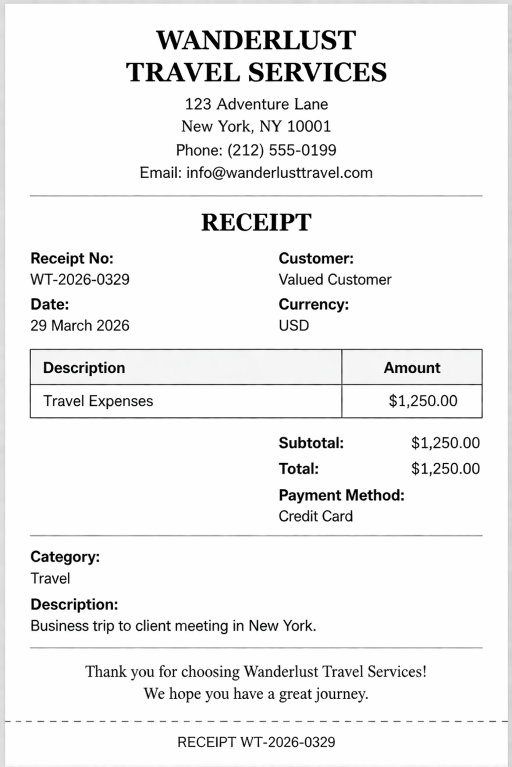
#> input picture backend/uploads/receipts/08ee927f63834bce983037bd9677fe03.png, 1024 x 1533 px (shown at 1/2 size)
$ python -i ocr_service.py   (imports and definitions only)
#> lines starting #> are read from the running program, lines starting #| are printed output that depends on the picture; after the words box and inside, x2 and y2 are one past the last pixel; in counts of white or black regions, pixels touching at a corner belong together
#> further down, picture is the input picture: PIL image 1024x1533 RGB; mean R, G, B 241.2, 241.2, 241.2
"""
OCR Service — extracts structured expense data from receipt images.
Uses pytesseract + Pillow with preprocessing for better accuracy.
"""

import re
import io
import os
import shutil
from datetime import datetime
from typing import Optional

import pytesseract
from PIL import Image, ImageFilter, ImageEnhance

# ─── Category keyword map ─────────────────────────────────────────────────────
CATEGORY_KEYWORDS = {
    "Travel":        ["uber", "lyft", "taxi", "flight", "airline", "hotel", "airbnb", "train", "bus", "metro", "parking", "toll", "fuel", "petrol", "gas station"],
    "Meals":         ["restaurant", "cafe", "coffee", "pizza", "burger", "food", "dining", "bistro", "bakery", "sushi", "dominos", "mcdonalds", "kfc", "subway", "starbucks", "swiggy", "zomato"],
    "Accommodation": ["hotel", "inn", "resort", "lodge", "airbnb", "hostel", "motel"],
    "Equipment":     ["hardware", "laptop", "monitor", "keyboard", "mouse", "printer", "scanner", "cable", "charger", "electronics"],
    "Software":      ["software", "subscription", "license", "saas", "cloud", "aws", "azure", "google cloud", "github", "jira", "slack", "zoom"],
    "Training":      ["course", "training", "workshop", "seminar", "conference", "udemy", "coursera", "certification"],
    "Medical":       ["pharmacy", "hospital", "clinic", "doctor", "medicine", "medical", "health", "dental"],
}

# ─── Image preprocessing ──────────────────────────────────────────────────────

def _preprocess_image(image: Image.Image) -> Image.Image:
    """Convert to grayscale, enhance contrast, and apply threshold for better OCR."""
    # Convert to grayscale
    img = image.convert("L")
    # Upscale small images for better OCR
    w, h = img.size
#> w = 1024; h = 1533
    if w < 1000:
        scale = 1000 / w
        img = img.resize((int(w * scale), int(h * scale)), Image.LANCZOS)
    # Enhance contrast
    img = ImageEnhance.Contrast(img).enhance(2.0)
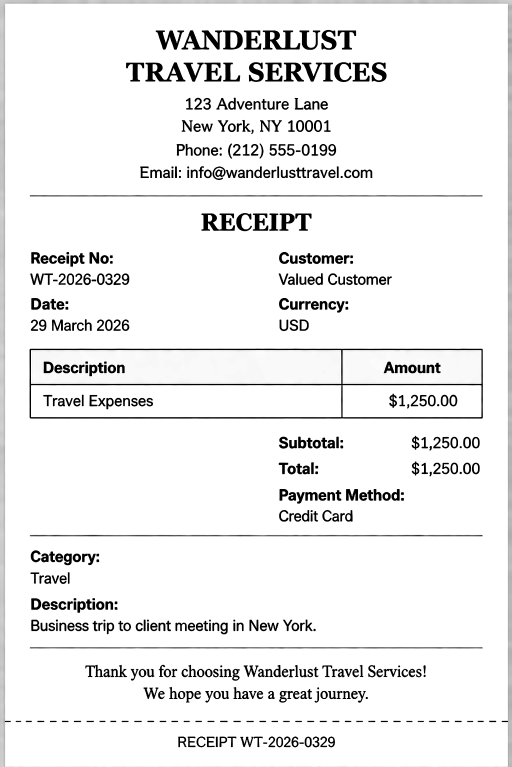
#> img: PIL image 1024x1533 L (shown at 1/2 size); min 0, max 255, mean 238.4
    # Sharpen
    img = img.filter(ImageFilter.SHARPEN)
    # Binarize (threshold)
    img = img.point(lambda p: 255 if p > 140 else 0)
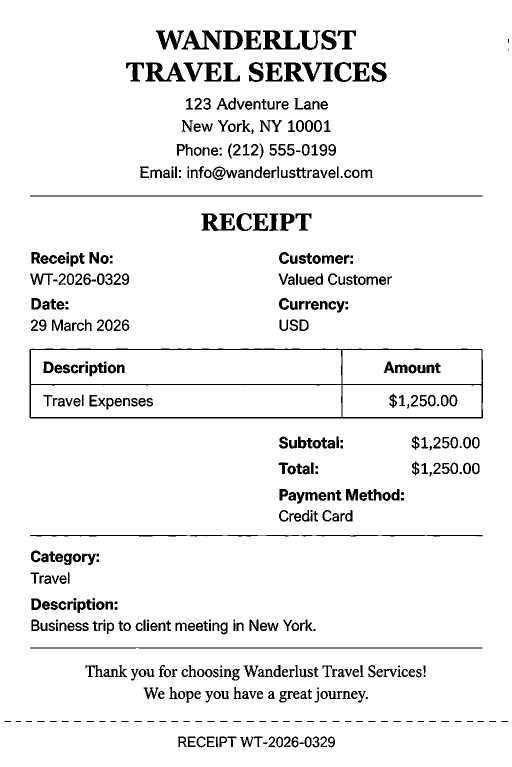
#> img: PIL image 1024x1533 L (shown at 1/2 size); 94.2% white; 500 black regions (25 under 20 px), largest, box (x1, y1, x2, y2) and area: (59, 697, 966, 837) 7713, (60, 1070, 965, 1073) 1900, (60, 391, 965, 393) 1810
    return img


# [132 lines left out: functions _ensure_tesseract_available, extract_text_from_image, _parse_amount, _parse_date, _parse_vendor, _classify_category and 1 more, not called in this run]

>>> from PIL import Image
>>> picture = Image.open('../../uploads/receipts/08ee927f63834bce983037bd9677fe03.png')
>>> result = _preprocess_image(picture)
